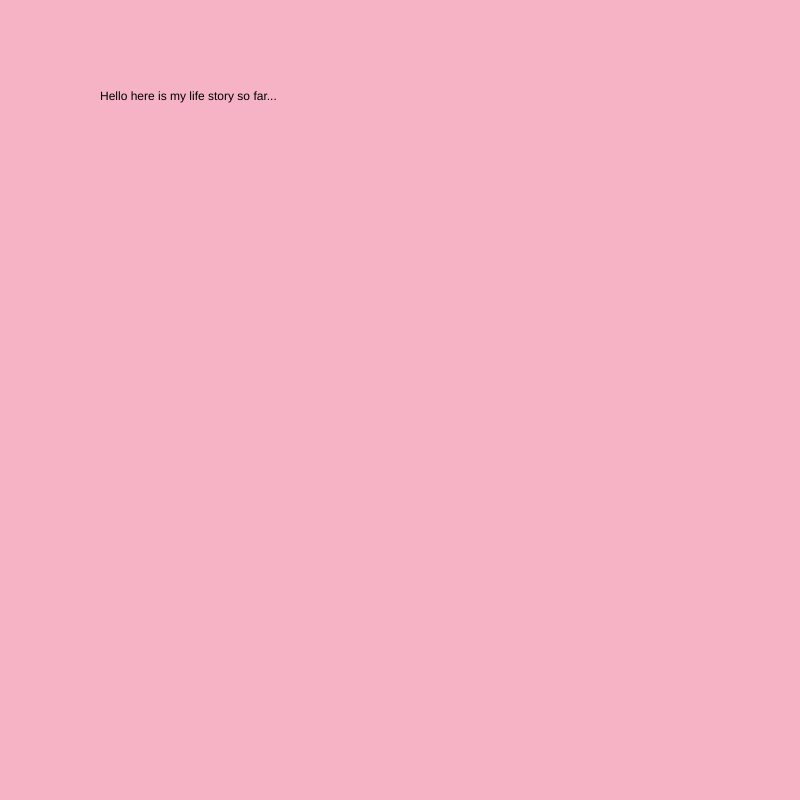
Frame 1 (no input)
Frame 60 (no input): identical to frame 1, image omitted
Frame 120 (the mouse pressed at the canvas centre since frame 60): identical to frame 1, image omitted

The p5.js sketch that drew this single still picture (run headless with seeded random() and noise() and a simulated clock; from frame 60 on, the mouse is pressed at the canvas centre):

// p5.js sketch
// ── sketch.js
var myState = 0;

function setup() {
  // put setup code here
  createCanvas(800, 800);
}

function draw() {
  // put drawing code here
  switch (myState) {
    case 0:
      background(245, 179, 197);
      text("Hello here is my life story so far...", 100, 100);
      break;

    case 1:
      background(255, 255, 157);
      text("I was born in Naperville, Illinois.", 100, 100);
      break;

    case 2:
      background(140, 246, 120);
      text("I grew up in Plainfield and went to high school at Plainfield North.", 100, 100);
      break;

    case 3:
      background(103, 222, 241);
      text("I lived and studied in Brighton, England during my 3rd semester of college.", 100, 100);
      break;

    case 4:
      background(232, 160, 255);
      text("I am currently in my 4th semester of college here at Illinois State.", 100, 100);
      break;

  }

}

function mouseReleased() {
  myState = myState + 1;
  if (myState > 4) {
    myState = 0;
  }
}
